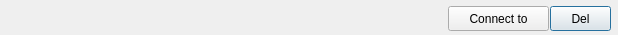
<?xml version="1.0" encoding="UTF-8"?>
<ui version="4.0">
 <class>Dialog</class>
 <widget class="QDialog" name="Dialog">
  <property name="geometry">
   <rect>
    <x>0</x>
    <y>0</y>
    <width>618</width>
    <height>35</height>
   </rect>
  </property>
  <property name="sizePolicy">
   <sizepolicy hsizetype="Fixed" vsizetype="Fixed">
    <horstretch>0</horstretch>
    <verstretch>0</verstretch>
   </sizepolicy>
  </property>
  <property name="minimumSize">
   <size>
    <width>450</width>
    <height>35</height>
   </size>
  </property>
  <property name="maximumSize">
   <size>
    <width>1000</width>
    <height>35</height>
   </size>
  </property>
  <property name="windowTitle">
   <string>Dialog</string>
  </property>
  <widget class="QWidget" name="layoutWidget">
   <property name="geometry">
    <rect>
     <x>0</x>
     <y>0</y>
     <width>446</width>
     <height>54</height>
    </rect>
   </property>
   <layout class="QHBoxLayout" name="horizontalLayout">
    <item>
     <layout class="QVBoxLayout" name="username">
      <item>
       <widget class="QLineEdit" name="lineEdit_ipaddres">
        <property name="styleSheet">
         <string notr="true">border: none;
background: transparent;
</string>
        </property>
        <property name="text">
         <string/>
        </property>
        <property name="readOnly">
         <bool>true</bool>
        </property>
       </widget>
      </item>
     </layout>
    </item>
    <item>
     <layout class="QVBoxLayout" name="ip_addres">
      <item>
       <widget class="QLineEdit" name="lineEdit_username">
        <property name="styleSheet">
         <string notr="true">border: none;
background: transparent;
</string>
        </property>
        <property name="text">
         <string/>
        </property>
        <property name="readOnly">
         <bool>true</bool>
        </property>
       </widget>
      </item>
     </layout>
    </item>
    <item>
     <layout class="QVBoxLayout" name="password">
      <item>
       <widget class="QLineEdit" name="lineEdit_password">
        <property name="styleSheet">
         <string notr="true">border: none;
background: transparent;
</string>
        </property>
        <property name="text">
         <string/>
        </property>
        <property name="readOnly">
         <bool>true</bool>
        </property>
        <property name="clearButtonEnabled">
         <bool>false</bool>
        </property>
       </widget>
      </item>
     </layout>
    </item>
   </layout>
  </widget>
  <widget class="QPushButton" name="pushButton_del">
   <property name="geometry">
    <rect>
     <x>550</x>
     <y>6</y>
     <width>61</width>
     <height>25</height>
    </rect>
   </property>
   <property name="text">
    <string>Del</string>
   </property>
   <property name="icon">
    <iconset resource="../resources.qrc">
     <normaloff>:/icons/icons/delete.svg</normaloff>:/icons/icons/delete.svg</iconset>
   </property>
   <property name="iconSize">
    <size>
     <width>24</width>
     <height>24</height>
    </size>
   </property>
  </widget>
  <widget class="QPushButton" name="pushButton_connect">
   <property name="geometry">
    <rect>
     <x>448</x>
     <y>6</y>
     <width>101</width>
     <height>25</height>
    </rect>
   </property>
   <property name="text">
    <string>Connect to</string>
   </property>
   <property name="icon">
    <iconset resource="../resources.qrc">
     <normaloff>:/icons/icons/phone-call.svg</normaloff>:/icons/icons/phone-call.svg</iconset>
   </property>
   <property name="iconSize">
    <size>
     <width>24</width>
     <height>24</height>
    </size>
   </property>
  </widget>
 </widget>
 <resources>
  <include location="../resources.qrc"/>
 </resources>
 <connections/>
</ui>
